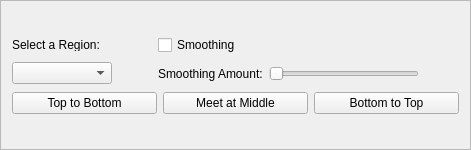
               <widget class="QFrame" name="vertex_snapping_frame">
                <property name="minimumSize">
                 <size>
                  <width>0</width>
                  <height>150</height>
                 </size>
                </property>
                <property name="maximumSize">
                 <size>
                  <width>16777215</width>
                  <height>150</height>
                 </size>
                </property>
                <property name="frameShape">
                 <enum>QFrame::StyledPanel</enum>
                </property>
                <property name="frameShadow">
                 <enum>QFrame::Raised</enum>
                </property>
                <layout class="QVBoxLayout" name="verticalLayout_29">
                 <item>
                  <layout class="QVBoxLayout" name="vertex_snapping_layout">
                   <property name="spacing">
                    <number>6</number>
                   </property>
                   <item>
                    <layout class="QGridLayout" name="gridLayout">
                     <item row="0" column="1">
                      <spacer name="horizontalSpacer_3">
                       <property name="orientation">
                        <enum>Qt::Horizontal</enum>
                       </property>
                       <property name="sizeHint" stdset="0">
                        <size>
                         <width>40</width>
                         <height>20</height>
                        </size>
                       </property>
                      </spacer>
                     </item>
                     <item row="0" column="0">
                      <widget class="QLabel" name="label_2">
                       <property name="maximumSize">
                        <size>
                         <width>16777215</width>
                         <height>12</height>
                        </size>
                       </property>
                       <property name="text">
                        <string>Select a Region:</string>
                       </property>
                      </widget>
                     </item>
                     <item row="0" column="2">
                      <widget class="QCheckBox" name="snap_smoothing_checkBox">
                       <property name="text">
                        <string>Smoothing</string>
                       </property>
                      </widget>
                     </item>
                     <item row="1" column="0">
                      <widget class="QComboBox" name="snappable_regions_comboBox">
                       <property name="sizePolicy">
                        <sizepolicy hsizetype="Fixed" vsizetype="Fixed">
                         <horstretch>0</horstretch>
                         <verstretch>0</verstretch>
                        </sizepolicy>
                       </property>
                       <property name="minimumSize">
                        <size>
                         <width>100</width>
                         <height>0</height>
                        </size>
                       </property>
                      </widget>
                     </item>
                     <item row="1" column="2">
                      <layout class="QHBoxLayout" name="horizontalLayout_21">
                       <item alignment="Qt::AlignLeft">
                        <widget class="QLabel" name="label_3">
                         <property name="sizePolicy">
                          <sizepolicy hsizetype="Fixed" vsizetype="Preferred">
                           <horstretch>0</horstretch>
                           <verstretch>0</verstretch>
                          </sizepolicy>
                         </property>
                         <property name="minimumSize">
                          <size>
                           <width>0</width>
                           <height>25</height>
                          </size>
                         </property>
                         <property name="text">
                          <string>Smoothing Amount:</string>
                         </property>
                        </widget>
                       </item>
                       <item>
                        <widget class="QSlider" name="snap_smoothing_horizontalSlider">
                         <property name="sizePolicy">
                          <sizepolicy hsizetype="Fixed" vsizetype="Fixed">
                           <horstretch>0</horstretch>
                           <verstretch>0</verstretch>
                          </sizepolicy>
                         </property>
                         <property name="minimumSize">
                          <size>
                           <width>150</width>
                           <height>0</height>
                          </size>
                         </property>
                         <property name="minimum">
                          <number>1</number>
                         </property>
                         <property name="maximum">
                          <number>10</number>
                         </property>
                         <property name="orientation">
                          <enum>Qt::Horizontal</enum>
                         </property>
                        </widget>
                       </item>
                       <item>
                        <spacer name="horizontalSpacer_2">
                         <property name="orientation">
                          <enum>Qt::Horizontal</enum>
                         </property>
                         <property name="sizeHint" stdset="0">
                          <size>
                           <width>40</width>
                           <height>20</height>
                          </size>
                         </property>
                        </spacer>
                       </item>
                      </layout>
                     </item>
                    </layout>
                   </item>
                   <item>
                    <layout class="QHBoxLayout" name="horizontalLayout_23">
                     <item>
                      <widget class="QPushButton" name="top_to_bottom_pushButton">
                       <property name="text">
                        <string>Top to Bottom</string>
                       </property>
                      </widget>
                     </item>
                     <item>
                      <widget class="QPushButton" name="meet_at_middle_pushButton">
                       <property name="text">
                        <string>Meet at Middle</string>
                       </property>
                      </widget>
                     </item>
                     <item>
                      <widget class="QPushButton" name="bottom_to_top_pushButton">
                       <property name="text">
                        <string>Bottom to Top</string>
                       </property>
                      </widget>
                     </item>
                    </layout>
                   </item>
                  </layout>
                 </item>
                </layout>
               </widget>
